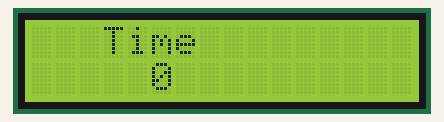
A sketch run on a simulated Arduino Uno, built with avr-gcc and run on an emulated ATmega328P. Shown: 16×2 character LCD.

Above: at 0.1 s.
At 4.1 s:
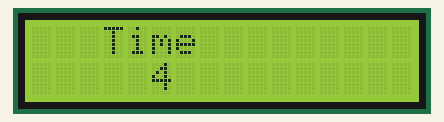
At 9.1 s:
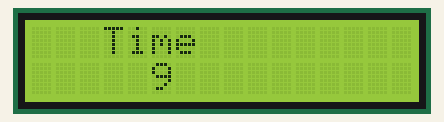
At 19.1 s:
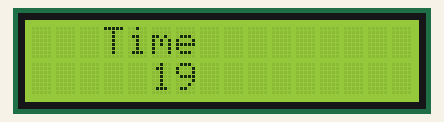
At 29.1 s:
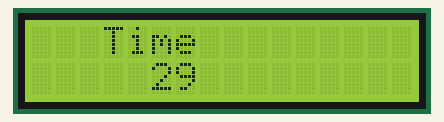
At 39.1 s:
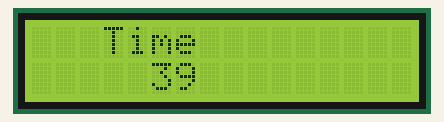

The sketch:

stop_watch.ino
```cpp
/*
  LiquidCrystal Library - stop watch

  The circuit:
 * LCD RS pin to digital pin 12
 * LCD Enable pin to digital pin 11
 * LCD D4 pin to digital pin 5
 * LCD D5 pin to digital pin 4
 * LCD D6 pin to digital pin 3
 * LCD D7 pin to digital pin 2
 * LCD R/W pin to ground
 * 10K resistor:
 * ends to +5V and ground
 * wiper to LCD VO pin (pin 3)

 program
 by Sanket Naik


 */

// include the library code:
#include <LiquidCrystal.h>

// initialize the library with the numbers of the interface pins
LiquidCrystal lcd(12, 11, 5, 4, 3, 2);

void setup() {
  // set up the LCD's number of columns and rows:
  lcd.begin(16, 2);
  // Print a message to the LCD.
  lcd.print("   Time");
}

void loop() {
  // set the cursor to column 0, line 1
  // (note: line 1 is the second row, since counting begins with 0):
  lcd.setCursor(5,5);
  // print the number of seconds since reset:
  lcd.print(millis()/1000);
}
```

Measured:
- what the display in image 1 shows lasts 1.0 s, from 4.0 s to 5.0 s
